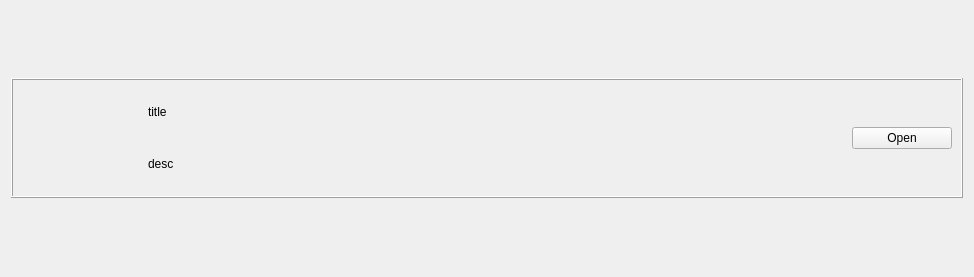
<?xml version="1.0" encoding="UTF-8"?>
<ui version="4.0">
 <class>RootWidget</class>
 <widget class="QWidget" name="RootWidget">
  <property name="geometry">
   <rect>
    <x>0</x>
    <y>0</y>
    <width>974</width>
    <height>277</height>
   </rect>
  </property>
  <property name="windowTitle">
   <string>Form</string>
  </property>
  <layout class="QGridLayout" name="RootWidgetLayout">
   <item row="0" column="0">
    <widget class="QFrame" name="projectsContents">
     <property name="sizePolicy">
      <sizepolicy hsizetype="Preferred" vsizetype="Fixed">
       <horstretch>0</horstretch>
       <verstretch>0</verstretch>
      </sizepolicy>
     </property>
     <property name="minimumSize">
      <size>
       <width>0</width>
       <height>120</height>
      </size>
     </property>
     <property name="maximumSize">
      <size>
       <width>16777215</width>
       <height>16777215</height>
      </size>
     </property>
     <property name="frameShape">
      <enum>QFrame::Box</enum>
     </property>
     <property name="frameShadow">
      <enum>QFrame::Raised</enum>
     </property>
     <layout class="QGridLayout" name="projectsContentsLayout">
      <item row="0" column="1" rowspan="2">
       <spacer name="horizontalSpacer">
        <property name="orientation">
         <enum>Qt::Horizontal</enum>
        </property>
        <property name="sizeType">
         <enum>QSizePolicy::Fixed</enum>
        </property>
        <property name="sizeHint" stdset="0">
         <size>
          <width>20</width>
          <height>20</height>
         </size>
        </property>
       </spacer>
      </item>
      <item row="1" column="3">
       <widget class="QLabel" name="description">
        <property name="text">
         <string>desc</string>
        </property>
       </widget>
      </item>
      <item row="0" column="4" rowspan="2">
       <widget class="QPushButton" name="openButton">
        <property name="sizePolicy">
         <sizepolicy hsizetype="Fixed" vsizetype="Fixed">
          <horstretch>0</horstretch>
          <verstretch>0</verstretch>
         </sizepolicy>
        </property>
        <property name="minimumSize">
         <size>
          <width>100</width>
          <height>0</height>
         </size>
        </property>
        <property name="text">
         <string>Open</string>
        </property>
       </widget>
      </item>
      <item row="0" column="0" rowspan="2">
       <widget class="QLabel" name="icon">
        <property name="sizePolicy">
         <sizepolicy hsizetype="Preferred" vsizetype="Expanding">
          <horstretch>0</horstretch>
          <verstretch>0</verstretch>
         </sizepolicy>
        </property>
        <property name="maximumSize">
         <size>
          <width>100</width>
          <height>100</height>
         </size>
        </property>
        <property name="text">
         <string/>
        </property>
        <property name="pixmap">
         <pixmap resource="resource.qrc">:/images/Images/UnityIcon.png</pixmap>
        </property>
        <property name="scaledContents">
         <bool>true</bool>
        </property>
       </widget>
      </item>
      <item row="0" column="3">
       <widget class="QLabel" name="title">
        <property name="text">
         <string>title</string>
        </property>
       </widget>
      </item>
     </layout>
    </widget>
   </item>
  </layout>
 </widget>
 <resources>
  <include location="resource.qrc"/>
  <include location="C:/Program Files (x86)/Qt Designer/resource.qrc"/>
 </resources>
 <connections/>
</ui>
